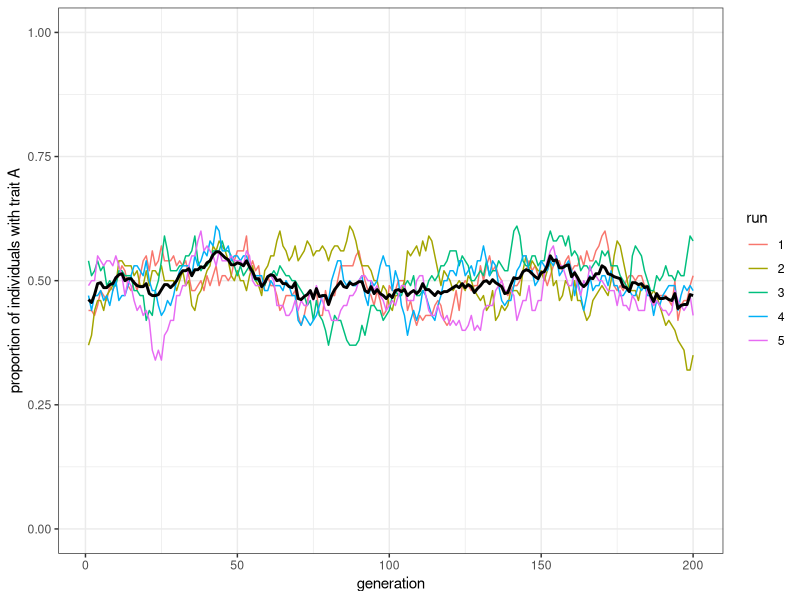
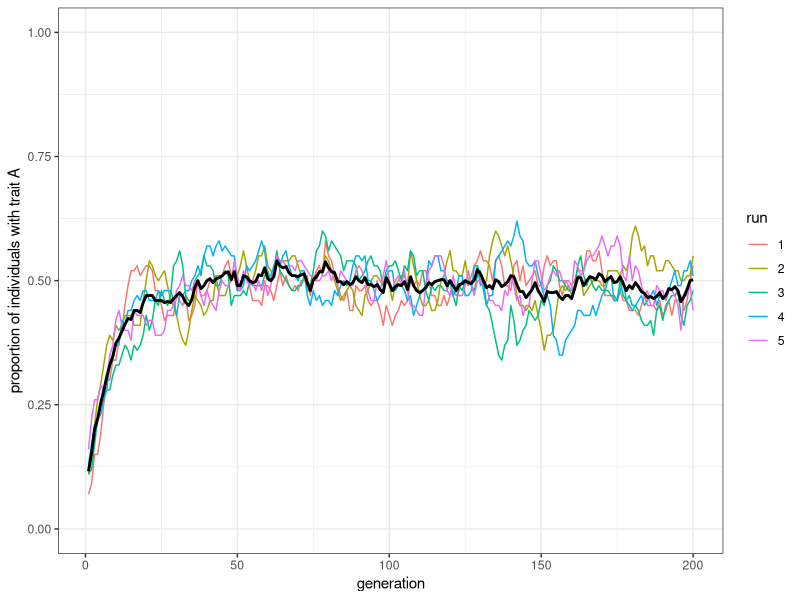
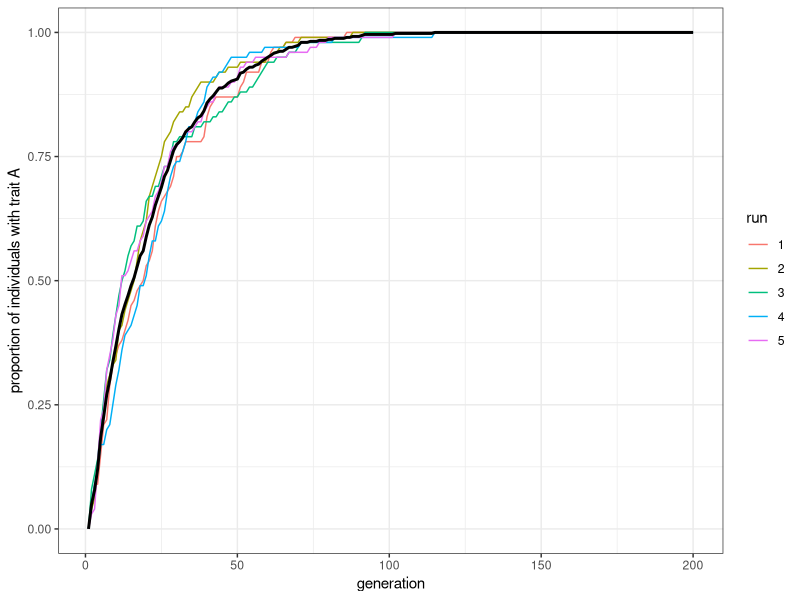
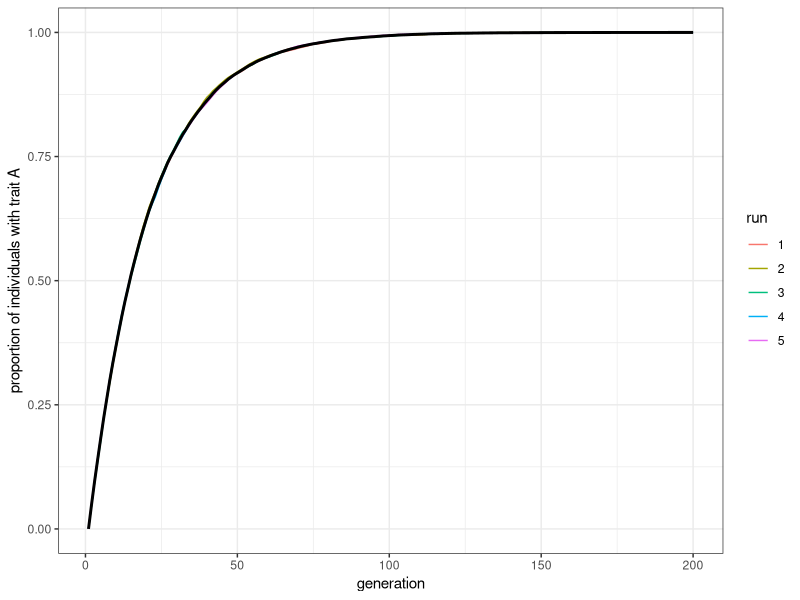
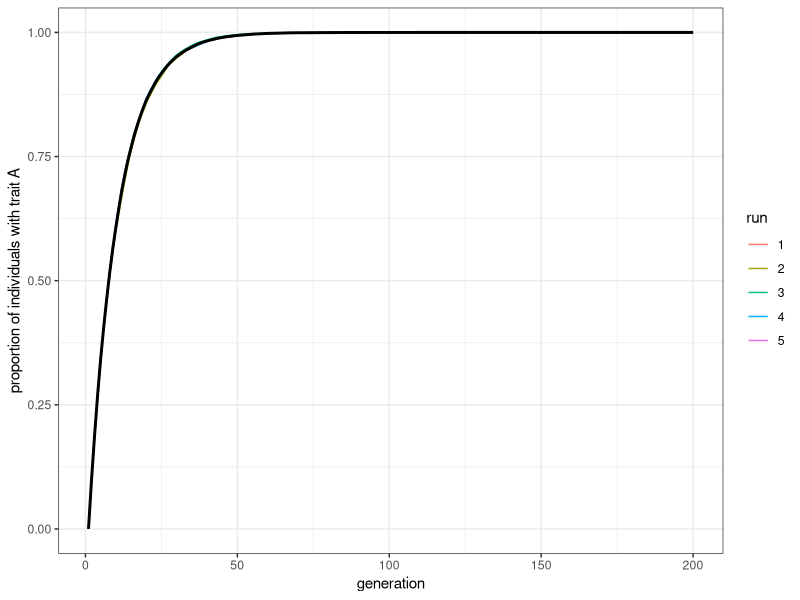

The R script that drew these images, in order:
## ---- chunk 1
library(tidyverse)

model_unbiased_mutation <- function(
  population_size,
  generations,
  runs, 
  initial_proportion_of_trait_a,
  mutation_rate) {
  output <- tibble(
    run = factor(), 
    generation = numeric(), 
    proportion_of_trait_a = numeric()
  )
  for (run in 1:runs) {
    # 1回の試行の結果を保管するtibbleを初期化
    output_single_run <- tibble(
      run = rep(run, generations) |> as.factor(), 
      generation = 1:generations, 
      proportion_of_trait_a = rep(NA, generations)
    )
    # 第1世代
    population <- sample(
      c("A", "B"), 
      population_size, replace = TRUE, 
      prob = c(initial_proportion_of_trait_a, 1 - initial_proportion_of_trait_a)
    )
    # 第1世代のproportion_of_trait_aを計算
    proportion_of_trait_a <- sum(population == "A") / population_size
    output_single_run$proportion_of_trait_a[1] <- proportion_of_trait_a
    for (generation in 2:generations) {
      # 前タイムステップまでのpopulationベクトルをprevious_populationに移し替える
      previous_population <- population
      # 変異する個人('mutant')を決める
      is_mutant <- sample(
        c(TRUE, FALSE), 
        population_size, 
        prob = c(mutation_rate, 1 - mutation_rate),
        replace = TRUE
      )
      # is_mutantがTRUEであるスロットの形質がもしAならBに、もしBならAにする
      population[is_mutant] <- population[is_mutant] |> recode(A = "B", B = "A")
      # proportion_of_trait_aを計算し、tibbleのうち
      # proportion_of_trait_a列のgeneration行目に格納する
      output_single_run$proportion_of_trait_a[generation] <- 
      sum(population == "A") / population_size
    }
    # output tibbleの一番下に今回の試行の結果をbind_rows()関数で付け加える
    output <- bind_rows(output, output_single_run)
  }
  # 全試行の結果がひとつのoutputというtibbleに集約されたので、それを返り値としてエクスポートする
  output
}
## ---- chunk 2
plot_multiple_runs <- function(data) {
  ggplot(data = data, aes(x = generation, y = proportion_of_trait_a)) +
    geom_line(aes(colour = run)) +
    stat_summary(fun = mean, geom = "line", size = 1) +
    ylim(c(0, 1)) +
    theme_bw() +
    ylab("proportion of individuals with trait A")
}
## ---- chunk 3
model_unbiased_mutation(
  population_size = 100, 
  generations = 200, 
  runs = 5, 
  initial_proportion_of_trait_a = 0.5, 
  mutation_rate = 0.05) |>
  plot_multiple_runs()
## ---- chunk 4
model_unbiased_mutation(
  population_size = 100, 
  generations = 200, 
  runs = 5, 
  initial_proportion_of_trait_a = 0.1, 
  mutation_rate = 0.05) |>
  plot_multiple_runs()
## ---- chunk 5
model_biased_mutation <- function(
  population_size,
  generations,
  runs, 
  initial_proportion_of_trait_a,
  mutation_rate_biased) {
  output <- tibble(
    run = factor(), 
    generation = numeric(), 
    proportion_of_trait_a = numeric()
  )
  for (run in 1:runs) {
    # 1回の試行の結果を保管するtibbleを初期化
    output_single_run <- tibble(
      run = rep(run, generations) |> as.factor(), 
      generation = 1:generations, 
      proportion_of_trait_a = rep(NA, generations)
    )
    # 第1世代
    population <- sample(
      c("A", "B"), 
      population_size, replace = TRUE, 
      prob = c(initial_proportion_of_trait_a, 1 - initial_proportion_of_trait_a)
    )
    # 第1世代のproportion_of_trait_aを計算
    proportion_of_trait_a <- sum(population == "A") / population_size
    output_single_run$proportion_of_trait_a[1] <- proportion_of_trait_a
    for (generation in 2:generations) {
      # 前タイムステップまでのpopulationベクトルをprevious_populationに移し替える
      previous_population <- population
      # 変異する個人('mutant')を決める
      is_mutant <- sample(
        c(TRUE, FALSE), 
        population_size, 
        prob = c(mutation_rate_biased, 1 - mutation_rate_biased),
        replace = TRUE
      )
      # is_mutantがTRUEであるスロットの形質をすべてAにする
      population[is_mutant] <- "A"
      # proportion_of_trait_aを計算し、tibbleのうち
      # proportion_of_trait_a列のgeneration行目に格納する
      output_single_run$proportion_of_trait_a[generation] <- 
      sum(population == "A") / population_size
    }
    # output tibbleの一番下に今回の試行の結果をbind_rows()関数で付け加える
    output <- bind_rows(output, output_single_run)
  }
  # 全試行の結果がひとつのoutputというtibbleに集約されたので、それを返り値としてエクスポートする
  output
}
## ---- chunk 6
model_biased_mutation(
  population_size = 100, 
  generations = 200, 
  runs = 5, 
  initial_proportion_of_trait_a = 0,
  mutation_rate_biased = 0.05) |> 
  plot_multiple_runs()
## ---- chunk 7
model_biased_mutation(
  population_size = 10000, 
  generations = 200, 
  runs = 5, 
  initial_proportion_of_trait_a = 0,
  mutation_rate_biased = 0.05) |> 
  plot_multiple_runs()
## ---- chunk 8
model_biased_mutation(
  population_size = 10000, 
  generations = 200, 
  runs = 5, 
  initial_proportion_of_trait_a = 0,
  mutation_rate_biased = 0.1) |> 
  plot_multiple_runs()
## ---- chunk 9
model_unbiased_mutation_truefalse <- function(
  population_size,
  generations,
  runs, 
  initial_proportion_of_trait_a,
  mutation_rate) {
  output <- tibble(
    run = factor(), 
    generation = numeric(), 
    proportion_of_trait_a = numeric()
  )
  for (run in 1:runs) {
    output_single_run <- tibble(
      run = rep(run, generations) |> as.factor(), 
      generation = 1:generations, 
      proportion_of_trait_a = rep(NA, generations)
    )
    population <- sample(
      c(TRUE, FALSE), # 変更点
      population_size, replace = TRUE, 
      prob = c(initial_proportion_of_trait_a, 1 - initial_proportion_of_trait_a)
    ) 
    proportion_of_trait_a <- sum(population) / population_size # 変更点
    output_single_run$proportion_of_trait_a[1] <- proportion_of_trait_a
    for (generation in 2:generations) {
      previous_population <- population
      is_mutant <- sample(
        c(TRUE, FALSE), 
        population_size, 
        prob = c(mutation_rate, 1 - mutation_rate),
        replace = TRUE
      )
      population[is_mutant] <- !population[is_mutant]  # 変更点
      output_single_run$proportion_of_trait_a[generation] <- 
        sum(population) / population_size # 変更点
    }
    output <- bind_rows(output, output_single_run)
  }
  output
}
